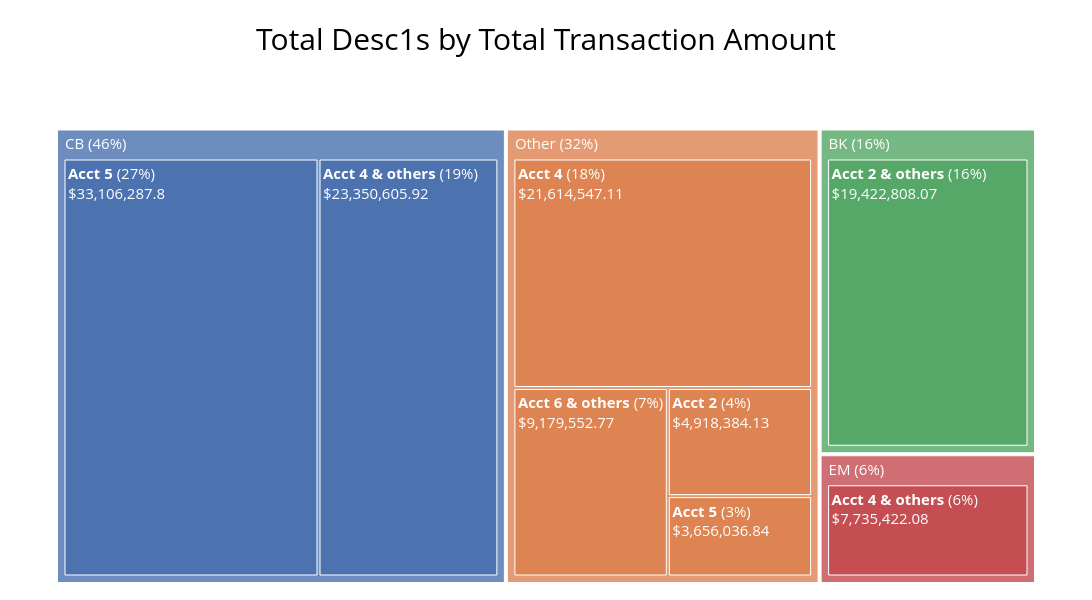

Notebook code cell kept with this figure:
### Code cell
#plotly references: 
#https://plotly.com/python/reference/pie/#pie-texttemplate
#https://dash.plotly.com/dash-ag-grid/d3-value-formatters

def replace_labels(df):
    df = df.copy()
    df.clusters = df.clusters.replace({i:l for i, l in enumerate(cluster_labels)})
    df = df.merge(df.groupby("clusters").txn_amt.sum().reset_index().assign(pct = lambda x: x.txn_amt/x.txn_amt.sum()).assign(cluster_labels = lambda x: x.clusters + " (" + (x.pct*100).round(0).astype(int).astype(str) + "%)").drop("txn_amt", axis = 1), on = "clusters")
    return df

def condense_accounts(df):
    total = 0
    result_list = []
    total_pct = 0
    for i, row in df.iterrows():
        total += row.txn_amt
        total_pct += row.pct
        if total_pct >= 0.05:
            if len(result_list) == 0:
                result_list += [[row.Account + " & others", total]]
            else:
                result_list += [[row.Account, row.txn_amt]]
        
    return result_list

cluster_labels = ["Other", "CB", "BK", "EM"]

#Creating Dataframe to plot accounts grouped by clusters
df_cluster_accounts = (dh.df
                            .merge(X.clusters, left_on = "desc1", right_index = True)
                            .groupby(["clusters", "Account"])
                            .txn_amt
                            .sum()
                            .sort_values()
                            .reset_index()
                            .assign(pct = lambda x: x.txn_amt/x.txn_amt.sum())
                            .groupby("clusters")
                            .apply(lambda x: condense_accounts(x)).explode().apply(lambda x: pd.Series(x, index = ["Account", "txn_amt"]))
                            .reset_index()
                            .pipe(replace_labels)
                        )

#Plotting Treemap
fig = px.treemap(
                    data_frame = df_cluster_accounts,
                    path = ["cluster_labels", "Account"],
                    values = df_cluster_accounts.txn_amt,
                    title = "Total Desc1s by Total Transaction Amount",
                    width = 2000,
                    height = 600,
                    template = "seaborn"
)

fig.update_layout(title_font_color = "black", title_font_size = 30, margin = dict(t = 100, r = 50, l = 50, b = 10))
fig.update_traces(textfont = dict(color = "white", size = 15), textinfo = "label + value", texttemplate = "<b>%{label}</b> (%{percentRoot})<br>%{value:$,}")
fig.show()

### Figure 1 — Plotly figure (JSON) as saved in the notebook; plotly's stock layout.template omitted (floating-point values rounded to 4 significant figures)
{"data": [{"branchvalues": "total", "domain": {"x": [0, 1], "y": [0, 1]}, "hovertemplate": "labels=%{label}<br>txn_amt=%{value}<br>parent=%{parent}<br>id=%{id}<extra></extra>", "ids": ["Other (32%)/Acct 2", "BK (16%)/Acct 2 & others", "Other (32%)/Acct 4", "CB (46%)/Acct 4 & others", "EM (6%)/Acct 4 & others", "CB (46%)/Acct 5", "Other (32%)/Acct 5", "Other (32%)/Acct 6 & others", "BK (16%)", "CB (46%)", "EM (6%)", "Other (32%)"], "labels": ["Acct 2", "Acct 2 & others", "Acct 4", "Acct 4 & others", "Acct 4 & others", "Acct 5", "Acct 5", "Acct 6 & others", "BK (16%)", "CB (46%)", "EM (6%)", "Other (32%)"], "name": "", "parents": ["Other (32%)", "BK (16%)", "Other (32%)", "CB (46%)", "EM (6%)", "CB (46%)", "Other (32%)", "Other (32%)", "", "", "", ""], "textfont": {"color": "white", "size": 15}, "textinfo": "label+value", "texttemplate": "<b>%{label}</b> (%{percentRoot})<br>%{value:$,}", "type": "treemap", "values": [4918000.0, 19420000.0, 21610000.0, 23350000.0, 7735000.0, 33110000.0, 3656000.0, 9180000.0, 19420000.0, 56460000.0, 7735000.0, 39370000.0]}], "layout": {"height": 600, "legend": {"tracegroupgap": 0}, "margin": {"b": 10, "l": 50, "r": 50, "t": 100}, "title": {"font": {"color": "black", "size": 30}, "text": "Total Desc1s by Total Transaction Amount"}, "width": 2000}}
